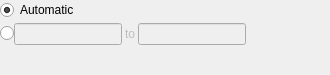
<?xml version="1.0" encoding="UTF-8"?>
<ui version="4.0">
 <class>RangeWidget</class>
 <widget class="QWidget" name="RangeWidget">
  <property name="geometry">
   <rect>
    <x>0</x>
    <y>0</y>
    <width>330</width>
    <height>75</height>
   </rect>
  </property>
  <property name="sizePolicy">
   <sizepolicy hsizetype="Preferred" vsizetype="Fixed">
    <horstretch>0</horstretch>
    <verstretch>0</verstretch>
   </sizepolicy>
  </property>
  <property name="windowTitle">
   <string>Plot Range Widget</string>
  </property>
  <property name="styleSheet">
   <string notr="true"/>
  </property>
  <layout class="QVBoxLayout">
   <property name="spacing">
    <number>0</number>
   </property>
   <property name="margin">
    <number>0</number>
   </property>
   <item>
    <widget class="QRadioButton" name="automatic">
     <property name="text">
      <string>Automatic</string>
     </property>
     <property name="checked">
      <bool>true</bool>
     </property>
    </widget>
   </item>
   <item>
    <layout class="QHBoxLayout">
     <property name="spacing">
      <number>0</number>
     </property>
     <item>
      <widget class="QRadioButton" name="custom">
       <property name="text">
        <string/>
       </property>
      </widget>
     </item>
     <item>
      <widget class="QStackedWidget" name="stackedWidget">
       <property name="enabled">
        <bool>false</bool>
       </property>
       <property name="currentIndex">
        <number>0</number>
       </property>
       <widget class="QWidget" name="doublePage">
        <layout class="QHBoxLayout">
         <property name="spacing">
          <number>3</number>
         </property>
         <property name="margin">
          <number>0</number>
         </property>
         <item>
          <widget class="QLineEdit" name="doubleFrom"/>
         </item>
         <item>
          <widget class="QLabel" name="doubleLabel">
           <property name="text">
            <string>to</string>
           </property>
          </widget>
         </item>
         <item>
          <widget class="QLineEdit" name="doubleTo"/>
         </item>
         <item>
          <widget class="QLabel" name="doubleUnitLabel">
           <property name="text">
            <string/>
           </property>
          </widget>
         </item>
         <item>
          <spacer>
           <property name="orientation">
            <enum>Qt::Horizontal</enum>
           </property>
           <property name="sizeHint" stdset="0">
            <size>
             <width>40</width>
             <height>20</height>
            </size>
           </property>
          </spacer>
         </item>
        </layout>
       </widget>
       <widget class="QWidget" name="timePage">
        <layout class="QHBoxLayout">
         <property name="spacing">
          <number>3</number>
         </property>
         <property name="margin">
          <number>0</number>
         </property>
         <item>
          <widget class="QLineEdit" name="timeFrom"/>
         </item>
         <item>
          <widget class="QLabel" name="timeLabel">
           <property name="text">
            <string>to</string>
           </property>
          </widget>
         </item>
         <item>
          <widget class="QLineEdit" name="timeTo"/>
         </item>
         <item>
          <spacer>
           <property name="orientation">
            <enum>Qt::Horizontal</enum>
           </property>
           <property name="sizeHint" stdset="0">
            <size>
             <width>40</width>
             <height>20</height>
            </size>
           </property>
          </spacer>
         </item>
        </layout>
       </widget>
      </widget>
     </item>
    </layout>
   </item>
   <item>
    <spacer name="spacer">
     <property name="orientation">
      <enum>Qt::Vertical</enum>
     </property>
     <property name="sizeType">
      <enum>QSizePolicy::Expanding</enum>
     </property>
     <property name="sizeHint" stdset="0">
      <size>
       <width>330</width>
       <height>16</height>
      </size>
     </property>
    </spacer>
   </item>
  </layout>
 </widget>
 <resources/>
 <connections>
  <connection>
   <sender>custom</sender>
   <signal>toggled(bool)</signal>
   <receiver>stackedWidget</receiver>
   <slot>setEnabled(bool)</slot>
   <hints>
    <hint type="sourcelabel">
     <x>11</x>
     <y>31</y>
    </hint>
    <hint type="destinationlabel">
     <x>180</x>
     <y>31</y>
    </hint>
   </hints>
  </connection>
 </connections>
</ui>
